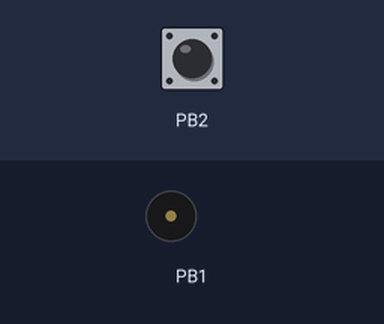
A sketch run on a simulated ATtiny85, built with avr-gcc and run on an emulated ATtiny85. On the bench: buzzer (waves = sounding). The inputs (shaded band) are chosen by the test bench; at power-on: PB2 HIGH.

Above: at 1.2 s.
1.3 s: PB2 pulled LOW for 0.15 s
At 1.6 s:
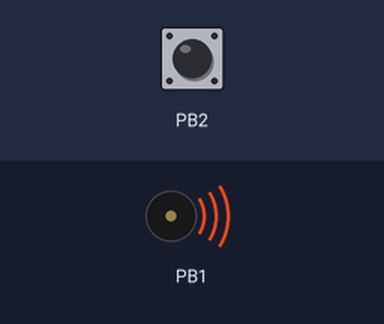
2.9 s: PB2 pulled LOW for 3.2 s
Timing chart, 0 to 10.5 s (numbered marks = the images above; inputs shaded):
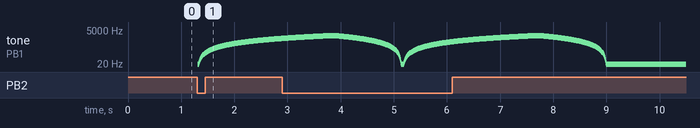

Measured:
- after the input at 1.3 s, tone on PB1: plays 8 Hz for 0.01 s, 16 Hz for 0.01 s, 24 Hz for 0.01 s, 32 Hz for 0.01 s, 40 Hz for 0.01 s, 48 Hz for 0.01 s … (159 notes in this stretch), starting at once

The sketch:

Demo_Alarm.ino
```cpp
void setup() {
  // put your setup code here, to run once:
  pinMode(2, INPUT_PULLUP);
  GTCCR = 0;
  TCCR1 = 0;
  TCCR1 |= CTC1 << 1; //ENABLE CTC
  TCCR1 |= COM1A0 << 1; //TOGGLE OC1A ON MATCH
  TCCR1 |= CS13<<1;
  TCCR1 |= CS12<<1; //Prescaler:2048, Running at 3906.25Hz
  OCR1C = 255;//This is our upper limit, equal to 0.5*Period
}

void loop() {
  if (digitalRead(2) == 0 ) alarm();
}

void alarm() {
  for (int i = 0; i < 256; i++) {
    tone(1, i << 3);
    delay(10);
  }
  for (int i = 255; i > 0 ; i -= 2) {
    tone(1, i << 3);
    delay(10);
  }
}
```
